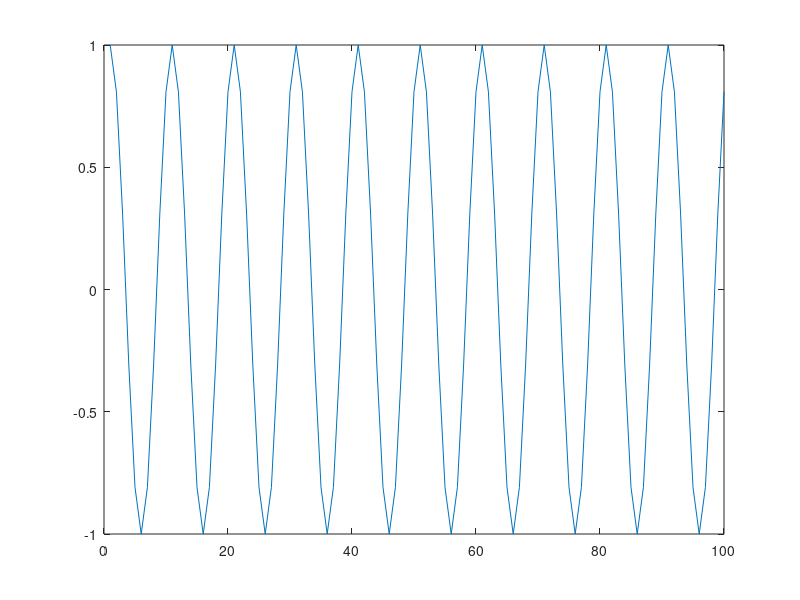
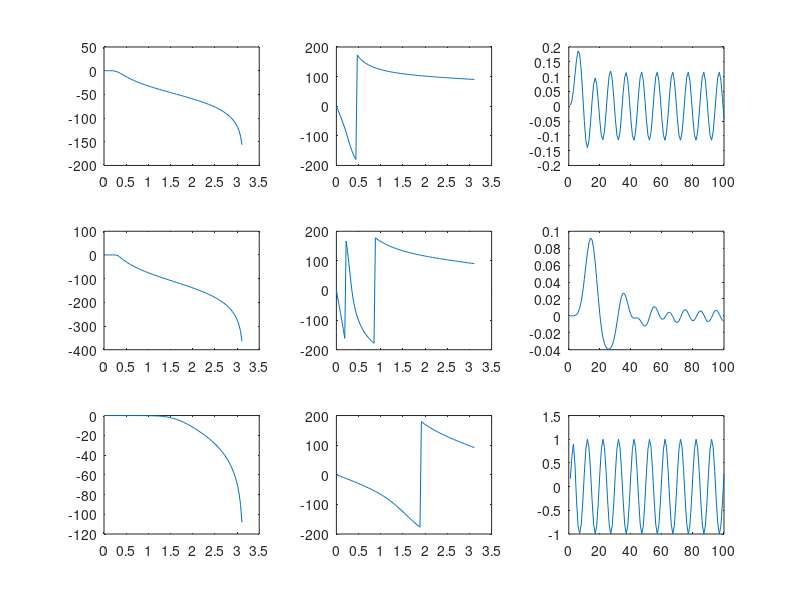

Here is the MATLAB script that generated these plots, in order:
n = 1:1:100;
x1 = cos(2*pi*0.1*(n-1));
figure(1);
plot(n,x1);

[b1,a1] = butter(3,0.1);
[h1,w1] = freqz(b1,a1,100);
figure(2);
subplot(3,3,1);
plot(w1,20*log10(abs(h1)));
subplot(3,3,2);
plot(w1,360/(2*pi)*angle(h1));
y1 = filter(b1,a1,x1);
subplot(3,3,3);
plot(n,y1);

[b2,a2] = butter(7,0.1);
[h2,w2] = freqz(b2,a2,100);
subplot(3,3,4);
plot(w2,20*log10(abs(h2)));
subplot(3,3,5);
plot(w2,360/(2*pi)*angle(h2));
y2 = filter(b2,a2,x1);
subplot(3,3,6);
plot(n,y2);

[b3,a3] = butter(3,0.5);
[h3,w3] = freqz(b3,a3,100);
subplot(3,3,7);
plot(w3,20*log10(abs(h3)));
subplot(3,3,8);
plot(w3,360/(2*pi)*angle(h3));
y3 = filter(b3,a3,x1);
subplot(3,3,9);
plot(n,y3);

